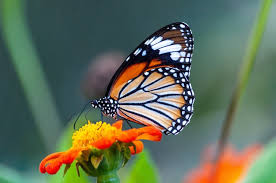
#> input picture example.jpg, 276 x 183 px
$ python H_detection.py   (older library calls are emulated)
#> lines starting #> are read from the running program, lines starting #| are printed output that depends on the picture
import cv2
import numpy as np
import matplotlib.pyplot as plt

def display_image(title, image):
      """Utility function to display an image."""
      plt.figure(figsize=(8, 8))
      if len(image.shape) == 2:
            plt.imshow(image, cmap='gray')
      else:
            plt.imshow(cv2.cvtColor(image, cv2.COLOR_BGR2RGB))
      plt.title(title)
      plt.axis('off')
      plt.show()

def interactive_edge_detection(image_path):
        """Interactive activity for edge detection and filtering."""
#> called with image_path = 'example.jpg'
      # Load the image
        image = cv2.imread(image_path)
#> image is the input picture: shape (183, 276, 3); mean B, G, R 89.8, 109.4, 97.3
        if image is None:
            print(f"Error: Unable to load image at {image_path}")
            return

        # Convert to grayscale
        gray = cv2.cvtColor(image, cv2.COLOR_BGR2GRAY)
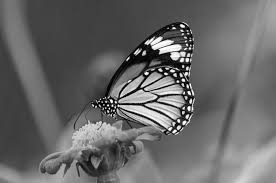
#> gray: shape (183, 276); min 0, max 255, mean 103.5
        display_image("Original Grayscale Image", gray)

        print("Select an option: ")
        print("1. Sobel Edge Detection")
        print("2. Canny Edge Detection")
        print("3. Laplacian Edge Detection")
        print("4. Gaussian Smoothing")
        print("5. Median Filtering")
        print("6. Exit")

        while True:
            choice = input("Enter your choice (1-6): ")

            if choice == '1':
                # Sobel Edge Detection
                sobelx = cv2.Sobel(gray, cv2.CV_64F, 1, 0, ksize=5)
                sobely = cv2.Sobel(gray, cv2.CV_64F, 0, 1, ksize=5)
                combined_sobel = cv2.bitwise_or(sobelx.astype(np.uint8), sobely.astype(np.uint8))
                display_image("Combined Sobel Edges", combined_sobel)
            elif choice == '2':

                print("Adjusting thresholds for Canny (default: 100, 200)")
                lower = int(input("Enter lower threshold: "))
                upper = int(input("Enter upper threshold: "))
                edges = cv2.Canny(gray, lower, upper)
                display_image("Canny Edges", edges)
            elif choice == '3':
                # Laplacian Edge Detection
                laplacian = cv2.Laplacian(gray, cv2.CV_64F)
                display_image("Laplacian Edges", np.abs(laplacian).astype(np.uint8))

            elif choice == '4':
                # Gaussian Smoothing
                print("Adjusting kernel size for Gaussian Smoothing (default: 5)")
                ksize = int(input("Enter kernel size (odd number): "))
                blurred = cv2.GaussianBlur(gray, (ksize, ksize), 0)
                display_image("Gaussian Blurred Image", blurred)
            elif choice == '5':
                # Median Filtering
                print("Adjusting kernel size for Median Filtering (default: 5)")
                ksize = int(input("Enter kernel size (odd number): "))
                median_filtered = cv2.medianBlur(image, ksize)
                display_image("Median Filtered Image", median_filtered)
            elif choice == '6':
                print("Exiting interactive edge detection............")
                break
            else:
                print("Invalid choice. Please enter a number between 1 and 6.")
#> this loop made 7 passes; the answer given on pass 1: 1
#> pass 1, in interactive_edge_detection, `sobelx = cv2.Sobel(gray, cv2.CV_64F, 1, 0, ksize=5)`:
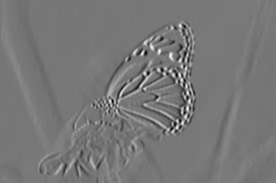
#> sobelx: shape (183, 276) float64; min -8874, max 10057, mean 25.2; drawn with min black and max white
#> pass 1, in interactive_edge_detection, `sobely = cv2.Sobel(gray, cv2.CV_64F, 0, 1, ksize=5)`:
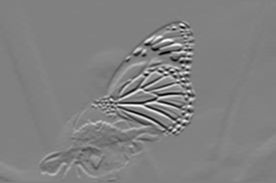
#> sobely: shape (183, 276) float64; min -10386, max 10208, mean 40.6; drawn with min black and max white
#> pass 1, in interactive_edge_detection, `combined_sobel = cv2.bitwise_or(sobelx.astype(np.uint8), sobely.astype..`:
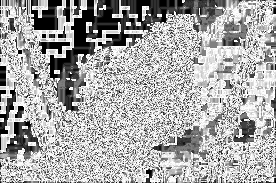
#> combined_sobel: shape (183, 276); min 0, max 255, mean 167.6
if __name__ == "__main__":
    image_path = 'example.jpg'  # Update with your image path
#> (the run stopped early here; a loop or call above may not have finished)
